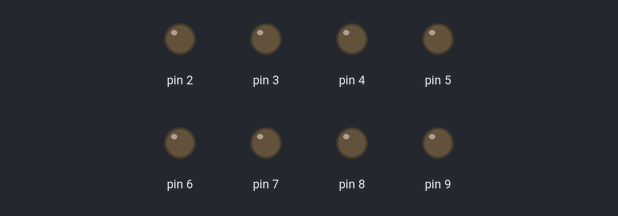
Simulated run of this sketch. Board: Arduino Uno, built with avr-gcc and run on an emulated ATmega328P. Parts: output pins drawn as LEDs (lit = HIGH).

Above: at 0.5 s.
At 1.5 s:
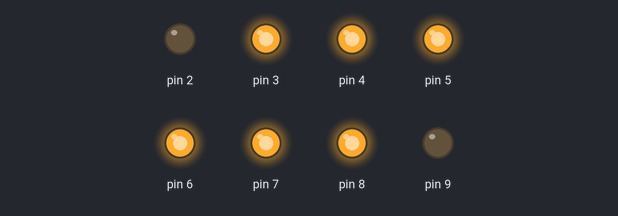
At 3.5 s:
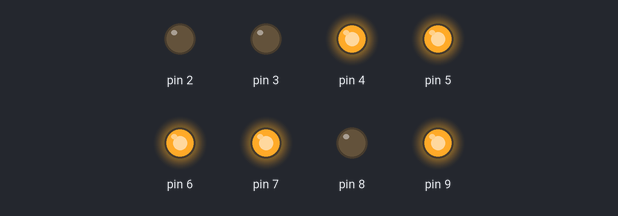
At 6.5 s:
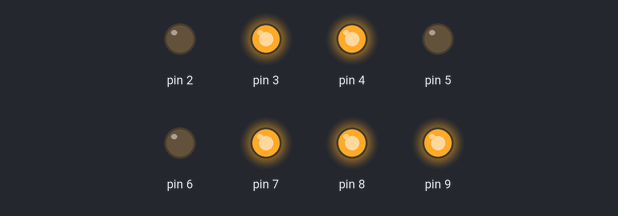
At 9.5 s:
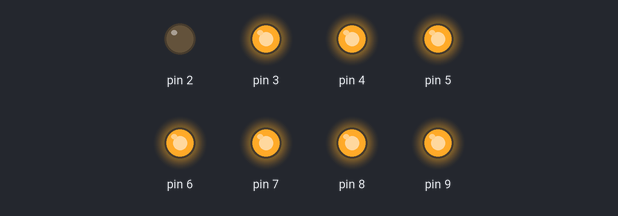
At 12.5 s:
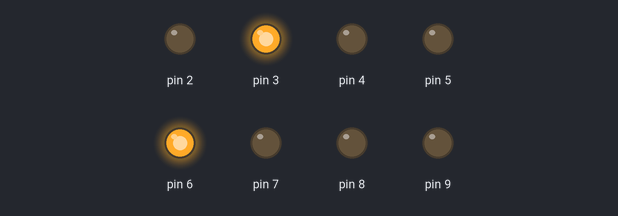
Timing chart, 0 to 13.0 s (numbered marks = the images above):
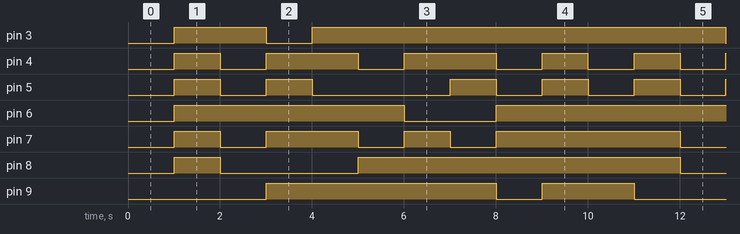

Measured:
- by itself, pin 3: repeats every 10.0 s: LOW 1.0 s, HIGH 9.0 s
- by itself, pin 4: repeats every 10.0 s: 2 × (LOW 1.0 s, HIGH 2.0 s), 2 × (LOW 1.0 s, HIGH 1.0 s)
- by itself, pin 5: repeats every 10.0 s: LOW 1.0 s, HIGH 1.0 s, LOW 3.0 s, 2 × (HIGH 1.0 s, LOW 1.0 s), HIGH 1.0 s
- by itself, pin 6: repeats every 10.0 s: LOW 2.0 s, HIGH 8.0 s
- by itself, pin 7: repeats every 10.0 s: LOW 1.0 s, HIGH 2.0 s, LOW 1.0 s, HIGH 1.0 s, LOW 1.0 s, HIGH 4.0 s
- by itself, pin 8: repeats every 10.0 s: LOW 3.0 s, HIGH 7.0 s
- by itself, pin 9: repeats every 10.0 s: LOW 1.0 s, HIGH 2.0 s, LOW 2.0 s, HIGH 5.0 s

The sketch:

7Segment.ino
```cpp
//int Test_digital[]={2,3,4,5,6,7,8,9};
int Seq_digital[] ={0,1,2,3,4,5,6,7,8,9};
void setup() {
  pinMode(2,OUTPUT);
  pinMode(3,OUTPUT);
  pinMode(4,OUTPUT);
  pinMode(5,OUTPUT);
  pinMode(6,OUTPUT);
  pinMode(7,OUTPUT);
  pinMode(8,OUTPUT);
  pinMode(9,OUTPUT);

}

void loop() {
  /*for (int i=0;i<8;i++)
  {
    digitalWrite(Test_digital[i],1);
  }*/
  for(int i=0;i<10;i++){

  delay(1000);
  if (Seq_digital[i]==0)
  {
    digitalWrite(2,0);
    digitalWrite(3,0);
    digitalWrite(4,0);
    digitalWrite(5,0);
    digitalWrite(6,0);
    digitalWrite(7,0);
    digitalWrite(8,0);
    digitalWrite(9,0);

    digitalWrite(3,1);
    digitalWrite(6,1);
    digitalWrite(7,1);
    digitalWrite(8,1);
    digitalWrite(5,1);
    digitalWrite(4,1);
  }
  else if (Seq_digital[i]==1)
  {
    digitalWrite(2,0);
    digitalWrite(3,1);
    digitalWrite(4,0);
    digitalWrite(5,0);
    digitalWrite(6,1);
    digitalWrite(7,0);
    digitalWrite(8,0);
    digitalWrite(9,0);
  }
  else if (Seq_digital[i]==2)
  {
    digitalWrite(2,0);
    digitalWrite(3,0);
    digitalWrite(4,1);
    digitalWrite(5,1);
    digitalWrite(6,1);
    digitalWrite(7,1);
    digitalWrite(8,0);
    digitalWrite(9,1);
  }
  else if (Seq_digital[i]==3)
  {
    digitalWrite(2,0);
    digitalWrite(3,1);
    digitalWrite(4,1);
    digitalWrite(5,0);
    digitalWrite(6,1);
    digitalWrite(7,1);
    digitalWrite(8,0);
    digitalWrite(9,1);
  }
  else if (Seq_digital[i]==4)
  {
    digitalWrite(2,0);
    digitalWrite(3,1);
    digitalWrite(4,0);
    digitalWrite(5,0);
    digitalWrite(6,1);
    digitalWrite(7,0);
    digitalWrite(8,1);
    digitalWrite(9,1);
  }
  else if (Seq_digital[i]==5)
  {
    digitalWrite(2,0);
    digitalWrite(3,1);
    digitalWrite(4,1);
    digitalWrite(5,0);
    digitalWrite(6,0);
    digitalWrite(7,1);
    digitalWrite(8,1);
    digitalWrite(9,1);
  }
  else if (Seq_digital[i]==6)
  {
    digitalWrite(2,0);
    digitalWrite(3,1);
    digitalWrite(4,1);
    digitalWrite(5,1);
    digitalWrite(6,0);
    digitalWrite(7,0);
    digitalWrite(8,1);
    digitalWrite(9,1);
  }
  else if (Seq_digital[i]==7)
  {
    digitalWrite(2,0);
    digitalWrite(3,1);
    digitalWrite(4,0);
    digitalWrite(5,0);
    digitalWrite(6,1);
    digitalWrite(7,1);
    digitalWrite(8,1);
    digitalWrite(9,0);
  }
  else if (Seq_digital[i]==8)
  {
    digitalWrite(2,0);
    digitalWrite(3,1);
    digitalWrite(4,1);
    digitalWrite(5,1);
    digitalWrite(6,1);
    digitalWrite(7,1);
    digitalWrite(8,1);
    digitalWrite(9,1);
  }
  else if (Seq_digital[i]==9)
  {
    digitalWrite(2,0);
    digitalWrite(3,1);
    digitalWrite(4,0);
    digitalWrite(5,0);
    digitalWrite(6,1);
    digitalWrite(7,1);
    digitalWrite(8,1);
    digitalWrite(9,1);
  }
  }
}
```
